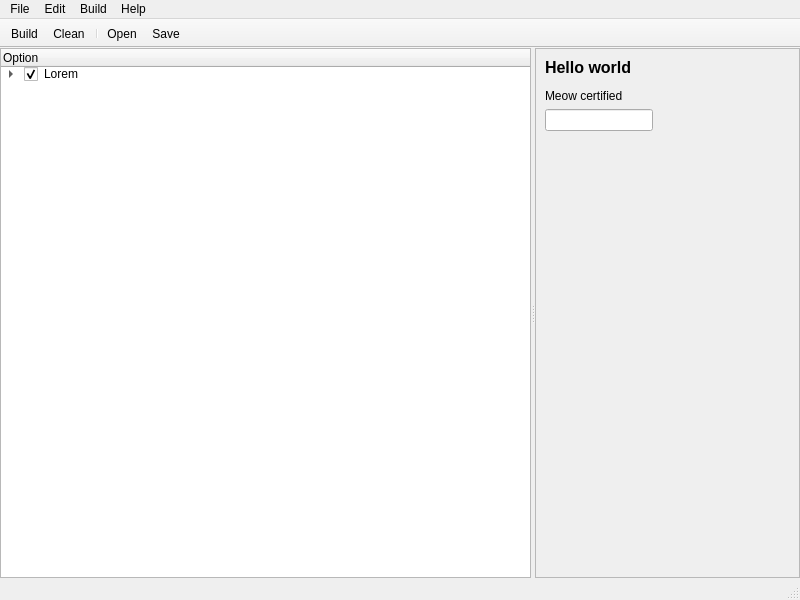
<?xml version="1.0" encoding="UTF-8"?>
<ui version="4.0">
 <class>MainWindow</class>
 <widget class="QMainWindow" name="MainWindow">
  <property name="geometry">
   <rect>
    <x>0</x>
    <y>0</y>
    <width>800</width>
    <height>600</height>
   </rect>
  </property>
  <property name="windowTitle">
   <string>MainWindow</string>
  </property>
  <widget class="QWidget" name="centralwidget">
   <layout class="QGridLayout" name="gridLayout">
    <property name="leftMargin">
     <number>0</number>
    </property>
    <property name="topMargin">
     <number>0</number>
    </property>
    <property name="rightMargin">
     <number>0</number>
    </property>
    <property name="bottomMargin">
     <number>0</number>
    </property>
    <item row="0" column="0">
     <widget class="QSplitter" name="splitter">
      <property name="orientation">
       <enum>Qt::Orientation::Horizontal</enum>
      </property>
      <widget class="QTreeWidget" name="treeWidget">
       <column>
        <property name="text">
         <string>Option</string>
        </property>
       </column>
       <item>
        <property name="text">
         <string>Lorem</string>
        </property>
        <property name="checkState">
         <enum>Checked</enum>
        </property>
        <item>
         <property name="text">
          <string>Ipsum</string>
         </property>
         <property name="checkState">
          <enum>Checked</enum>
         </property>
        </item>
       </item>
      </widget>
      <widget class="QScrollArea" name="scrollArea">
       <property name="widgetResizable">
        <bool>true</bool>
       </property>
       <widget class="QWidget" name="scrollAreaWidgetContents_2">
        <property name="geometry">
         <rect>
          <x>0</x>
          <y>0</y>
          <width>255</width>
          <height>501</height>
         </rect>
        </property>
        <layout class="QFormLayout" name="formLayout">
         <item row="0" column="0">
          <widget class="QLabel" name="label">
           <property name="text">
            <string>&lt;html&gt;&lt;head/&gt;&lt;body&gt;&lt;p&gt;&lt;span style=&quot; font-size:12pt; font-weight:700;&quot;&gt;Hello world&lt;/span&gt;&lt;/p&gt;&lt;p&gt;Meow certified&lt;/p&gt;&lt;/body&gt;&lt;/html&gt;</string>
           </property>
          </widget>
         </item>
         <item row="1" column="0">
          <widget class="QLineEdit" name="lineEdit"/>
         </item>
        </layout>
       </widget>
      </widget>
     </widget>
    </item>
   </layout>
  </widget>
  <widget class="QMenuBar" name="menubar">
   <property name="geometry">
    <rect>
     <x>0</x>
     <y>0</y>
     <width>800</width>
     <height>30</height>
    </rect>
   </property>
   <widget class="QMenu" name="menuFile">
    <property name="title">
     <string>File</string>
    </property>
    <addaction name="actionOpen"/>
    <addaction name="separator"/>
    <addaction name="actionSave"/>
    <addaction name="actionSave_as"/>
    <addaction name="separator"/>
    <addaction name="separator"/>
    <addaction name="actionQuit"/>
   </widget>
   <widget class="QMenu" name="menuBuild">
    <property name="title">
     <string>Build</string>
    </property>
    <addaction name="actionx86_64"/>
    <addaction name="actionaarch64"/>
   </widget>
   <widget class="QMenu" name="menuHelp">
    <property name="title">
     <string>Help</string>
    </property>
    <addaction name="actionAbout"/>
   </widget>
   <widget class="QMenu" name="menuEdit">
    <property name="title">
     <string>Edit</string>
    </property>
    <addaction name="actionReset_to_Defaults"/>
   </widget>
   <addaction name="menuFile"/>
   <addaction name="menuEdit"/>
   <addaction name="menuBuild"/>
   <addaction name="menuHelp"/>
  </widget>
  <widget class="QStatusBar" name="statusbar"/>
  <widget class="QToolBar" name="toolBar">
   <property name="windowTitle">
    <string>toolBar</string>
   </property>
   <property name="movable">
    <bool>false</bool>
   </property>
   <property name="toolButtonStyle">
    <enum>Qt::ToolButtonStyle::ToolButtonTextBesideIcon</enum>
   </property>
   <attribute name="toolBarArea">
    <enum>TopToolBarArea</enum>
   </attribute>
   <attribute name="toolBarBreak">
    <bool>false</bool>
   </attribute>
   <addaction name="actionBuild"/>
   <addaction name="actionClean"/>
   <addaction name="separator"/>
   <addaction name="actionOpen"/>
   <addaction name="actionSave"/>
  </widget>
  <action name="actionAbout">
   <property name="text">
    <string>About this UI</string>
   </property>
  </action>
  <action name="actionx86_64">
   <property name="checkable">
    <bool>true</bool>
   </property>
   <property name="text">
    <string>x86_64</string>
   </property>
  </action>
  <action name="actionaarch64">
   <property name="checkable">
    <bool>true</bool>
   </property>
   <property name="text">
    <string>aarch64</string>
   </property>
  </action>
  <action name="actionBuild">
   <property name="icon">
    <iconset theme="QIcon::ThemeIcon::MediaPlaybackStart"/>
   </property>
   <property name="text">
    <string>Build</string>
   </property>
   <property name="toolTip">
    <string>Build</string>
   </property>
   <property name="menuRole">
    <enum>QAction::MenuRole::NoRole</enum>
   </property>
  </action>
  <action name="actionClean">
   <property name="icon">
    <iconset theme="QIcon::ThemeIcon::EditDelete"/>
   </property>
   <property name="text">
    <string>Clean</string>
   </property>
   <property name="menuRole">
    <enum>QAction::MenuRole::NoRole</enum>
   </property>
  </action>
  <action name="actionOpen">
   <property name="icon">
    <iconset theme="QIcon::ThemeIcon::DocumentOpen"/>
   </property>
   <property name="text">
    <string>Open...</string>
   </property>
  </action>
  <action name="actionSave">
   <property name="icon">
    <iconset theme="QIcon::ThemeIcon::DocumentSave"/>
   </property>
   <property name="text">
    <string>Save</string>
   </property>
  </action>
  <action name="actionQuit">
   <property name="icon">
    <iconset theme="QIcon::ThemeIcon::ApplicationExit"/>
   </property>
   <property name="text">
    <string>Quit</string>
   </property>
   <property name="menuRole">
    <enum>QAction::MenuRole::QuitRole</enum>
   </property>
  </action>
  <action name="actionSave_as">
   <property name="icon">
    <iconset theme="QIcon::ThemeIcon::DocumentSaveAs"/>
   </property>
   <property name="text">
    <string>Save as...</string>
   </property>
  </action>
  <action name="actionReset_to_Defaults">
   <property name="icon">
    <iconset theme="QIcon::ThemeIcon::EditUndo"/>
   </property>
   <property name="text">
    <string>Reset to Defaults</string>
   </property>
  </action>
 </widget>
 <resources/>
 <connections/>
</ui>
